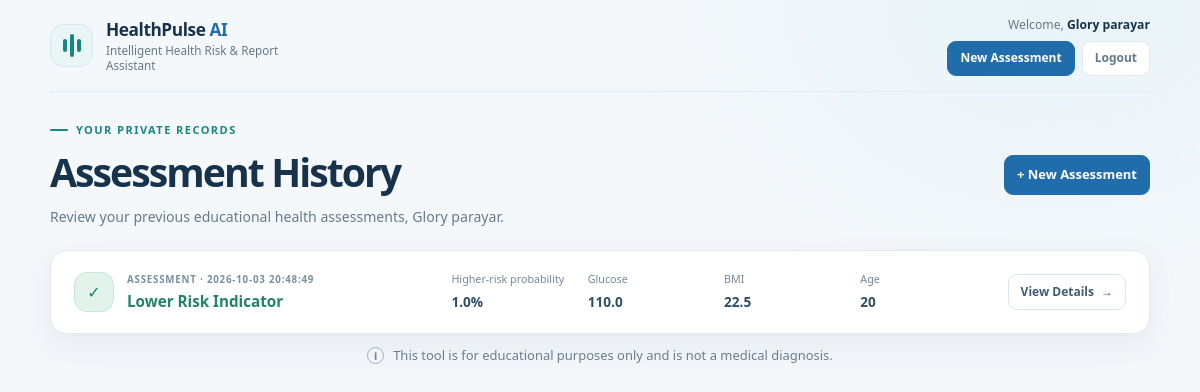
Screenshot of /history (signed in) with the database file from the repository.
### tables this page shows
CREATE TABLE users (
                id INTEGER PRIMARY KEY AUTOINCREMENT,
                name TEXT NOT NULL,
                email TEXT NOT NULL UNIQUE,
                password_hash TEXT NOT NULL,
                created_at TIMESTAMP DEFAULT CURRENT_TIMESTAMP
            );

CREATE TABLE assessments (
                id INTEGER PRIMARY KEY AUTOINCREMENT,
                user_id INTEGER NOT NULL,
                created_at TIMESTAMP DEFAULT CURRENT_TIMESTAMP,
                pregnancies REAL NOT NULL,
                glucose REAL NOT NULL,
                blood_pressure REAL NOT NULL,
                skin_thickness REAL NOT NULL,
                insulin REAL NOT NULL,
                bmi REAL NOT NULL,
                diabetes_pedigree_function REAL NOT NULL,
                age REAL NOT NULL,
                prediction INTEGER NOT NULL,
                probability REAL NOT NULL,
                FOREIGN KEY (user_id) REFERENCES users(id)
            );

### app.py (the view)
@app.route("/history")
@login_required
def history():
    connection = connect_db()
    try:
        assessments = connection.execute(
            """
            SELECT id, created_at, prediction, probability, glucose, bmi, age
            FROM assessments
            WHERE user_id = ?
            ORDER BY created_at DESC, id DESC
            """,
            (g.current_user["id"],),
        ).fetchall()
    finally:
        connection.close()
    return render_template(
        "history.html",
        assessments=assessments,
        user_name=g.current_user["name"],
        current_user=g.current_user,
    )

### app.py (called while the page is built)
def connect_db():
    connection = sqlite3.connect(DATABASE_PATH)
    connection.row_factory = sqlite3.Row
    connection.execute("PRAGMA foreign_keys = ON")
    return connection

def csrf_token():
    token = session.get("_csrf_token")
    if token is None:
        token = secrets.token_urlsafe(32)
        session["_csrf_token"] = token
    return token

def login_required(view):
    @wraps(view)
    def wrapped_view(*args, **kwargs):
        user_id = session.get("user_id")
        if user_id is None:
            return redirect(url_for("login"))
        connection = connect_db()
        try:
            user = connection.execute(
                "SELECT id, name, email FROM users WHERE id = ?",
                (user_id,),
            ).fetchone()
        finally:
            connection.close()
        if user is None:
            session.clear()
            return redirect(url_for("login"))
        g.current_user = user
        return view(*args, **kwargs)
    return wrapped_view

@app.context_processor
def inject_csrf_token():
    return {"csrf_token": csrf_token}

### templates/history.html (shortened to what this page needs)
<!DOCTYPE html>
<html lang="en">
<head>
    <link rel="stylesheet" href="{{ url_for('static', filename='style.css') }}">
</head>
<body>
    <main class="page-shell">
        <header class="topbar">
            <a class="brand" href="{{ url_for('home') }}" aria-label="HealthPulse AI dashboard">
                <span class="brand-mark" aria-hidden="true"><span></span><span></span><span></span></span>
                <span class="brand-copy">
                    <span class="brand-name">HealthPulse <strong>AI</strong></span>
                    <span class="brand-subtitle">Intelligent Health Risk &amp; Report Assistant</span>
                </span>
            </a>
            <div class="topbar-meta history-meta">
                <p class="welcome-name">Welcome, <strong>{{ user_name }}</strong></p>
                <nav class="user-actions" aria-label="Account navigation">
                    <a class="nav-button nav-primary" href="{{ url_for('home') }}#form-heading">New Assessment</a>
                    <form method="post" action="{{ url_for('logout') }}">
                        <button class="nav-button nav-logout" type="submit">Logout</button>
                    </form>
                </nav>
            </div>
        </header>
        <section class="history-page" aria-labelledby="history-heading">
            <div class="history-heading">
                <div>
                    <p class="eyebrow"><span class="eyebrow-line"></span> YOUR PRIVATE RECORDS</p>
                    <h1 id="history-heading">Assessment History</h1>
                    <p>Review your previous educational health assessments, {{ user_name }}.</p>
                </div>
                <a class="nav-button nav-primary history-new" href="{{ url_for('home') }}#form-heading">+ New Assessment</a>
            </div>
            {% if assessments %}
            <div class="history-list">
                {% for assessment in assessments %}
                <article class="card history-card">
                    <div class="history-card-main">
                        <div class="history-risk-icon {% if assessment.prediction == 1 %}history-higher{% else %}history-lower{% endif %}" aria-hidden="true">
                            {% if assessment.prediction == 1 %}!{% else %}✓{% endif %}
                        </div>
                        <div class="history-card-title">
                            <p class="eyebrow">ASSESSMENT · {{ assessment.created_at }}</p>
                            <h2 class="{% if assessment.prediction == 1 %}risk-text-higher{% else %}risk-text-lower{% endif %}">
                                {% if assessment.prediction == 1 %}Higher Risk Indicator{% else %}Lower Risk Indicator{% endif %}
                            </h2>
                        </div>
                    </div>
                    <div class="history-facts">
                        <div><span>Higher-risk probability</span><strong>{{ "%.1f"|format(assessment.probability * 100) }}%</strong></div>
                        <div><span>Glucose</span><strong>{{ "%.1f"|format(assessment.glucose) }}</strong></div>
                        <div><span>BMI</span><strong>{{ "%.1f"|format(assessment.bmi) }}</strong></div>
                        <div><span>Age</span><strong>{{ "%.0f"|format(assessment.age) }}</strong></div>
                    </div>
                    <a class="nav-button history-detail-link" href="{{ url_for('assessment_detail', assessment_id=assessment.id) }}">View Details <span aria-hidden="true">→</span></a>
                </article>
                {% endfor %}
            </div>
            {% endif %}
        </section>
        <footer class="page-footer">
            <span class="footer-mark" aria-hidden="true">i</span>
            <p>This tool is for educational purposes only and is not a medical diagnosis.</p>
        </footer>
    </main>
</body>
</html>

### rows the page displays
users: name "Glory parayar"
assessments: created_at "2026-10-03 20:48:49", prediction "Lower Risk Indicator", assessment.probability*100 "1.0", glucose "110.0", bmi "22.5", age "20"
